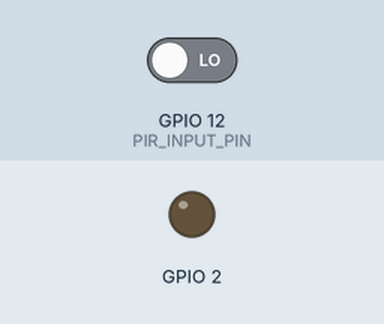
Recording of a sketch running on a simulated ESP8266 (NodeMCU). Shown: output pins drawn as LEDs (lit = HIGH, except the on-board LED, lit = LOW). The inputs (shaded band) are chosen by the test bench; at power-on: GPIO 12 (PIR_INPUT_PIN) LOW. WiFi joins after 1.5 s; servers stay silent unless stated; no MQTT or app messages arrive unless stated; what the sketch prints to the serial monitor is not drawn.

Above: at 2.7 s.
2.8 s: GPIO 12 (PIR_INPUT_PIN) driven HIGH
At 4.2 s:
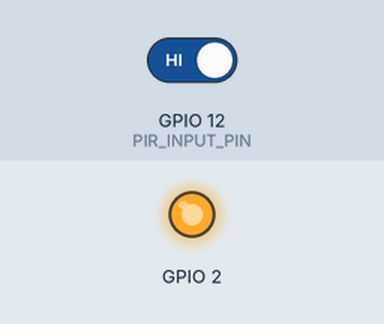
Timing chart, 0 to 24.3 s (numbered marks = the images above; inputs shaded):
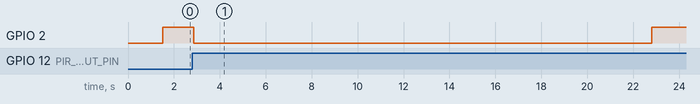

Measured:
- after the input at 2.8 s, GPIO 2: HIGH → LOW after 0.05 s, → HIGH 20.0 s later

The sketch:

IC_PIR_NODEMCU.ino
```cpp
#include <ESP8266WiFi.h>
#include "Adafruit_MQTT.h"
#include "Adafruit_MQTT_Client.h"
extern "C" {
#include "user_interface.h"
}

#define WLAN_SSID       "twiot"
#define WLAN_PASS       "tworker01"


#define TW_SERVER      "atliot.com"
#define TW_SERVERPORT  1883                   // use 8883 for SSL
#define TW_USERNAME    "xxxxx"
#define TW_KEY         "xxxxx"
#define PIR_INPUT_PIN 12

WiFiClient client;

//WiFiClientSecure client;

// Store the MQTT server, username, and password in flash memory.
// This is required for using the Adafruit MQTT library.
const char MQTT_SERVER[] PROGMEM    = TW_SERVER;
const char MQTT_USERNAME[] PROGMEM  = TW_USERNAME;
const char MQTT_PASSWORD[] PROGMEM  = TW_KEY;

// Setup the MQTT client class by passing in the WiFi client and MQTT server and login details.
Adafruit_MQTT_Client mqtt(&client, MQTT_SERVER, TW_SERVERPORT, MQTT_USERNAME, MQTT_PASSWORD);


const char MOTION[] PROGMEM = "/motion";
Adafruit_MQTT_Publish motionSensor = Adafruit_MQTT_Publish(&mqtt, MOTION);

void turnOnLED() {
  digitalWrite(BUILTIN_LED, LOW);
}

void turnOffLED(){
  digitalWrite(BUILTIN_LED, HIGH);
}
void MQTT_connect() {
  int8_t ret;

  if (mqtt.connected()) {
    return;
  }

  Serial.print("MQTT Connection: ");

  uint8_t retries = 20;
  while ((ret = mqtt.connect()) != 0) { // connect will return 0 for connected
       Serial.println(mqtt.connectErrorString(ret));
       Serial.println("Retry in 5 seconds...");
       mqtt.disconnect();
       delay(5000);  // wait 5 seconds
       retries--;
       if (retries == 0) {
          abort();  // lets reset and try this show again...
       }
  }
  Serial.println("MQTT Connected!");
}

String macToStr(const uint8_t* mac)
{
  String result;
  for (int i = 0; i < 6; ++i) {
    result += String(mac[i], 16);
    if (i < 5)
      result += ':';
  }
  return result;
}

void checkConnection(int intervalInSeconds)
{
  static int timeSinceLastCheck = 0;

  if ((millis() - timeSinceLastCheck ) > (intervalInSeconds * 1000))
  {
    MQTT_connect();
    timeSinceLastCheck = millis();
    Serial.println("checking connection");
  }
}

void sendMotionReport(int elapsedTime) {

  char sendBuffer[128];

  // Generate client name based on MAC address
  String clientName;

  uint8_t mac[6];
  WiFi.macAddress(mac);
  clientName += macToStr(mac);

  MQTT_connect();

    if (elapsedTime > 0 ) {
           sprintf(sendBuffer,"{\"id\":\"%s\",\"name\":\"%s\",\"motion\":\"%s\",\"time\":\"%d\"}",clientName.c_str(), "Willow","End",elapsedTime/1000);
    }
    else {
            sprintf(sendBuffer,"{\"id\":\"%s\",\"name\":\"%s\",\"motion\":\"%s\",\"time\":\"%d\"}",clientName.c_str(), "Willow","Start",0);

    }
  Serial.println(sendBuffer);
  if (! motionSensor.publish(sendBuffer)) {
    Serial.println(F("Failed"));
  } else {
    Serial.println(F("OK!"));
  }
}

void reportMotion (int secondsToTimeout) {
   static int motionTimer;
   static int startMotionTime;
   static int oldSensorValue = 0;
   static bool currentlyReadingMotion = false;
   bool newSensorValue = digitalRead(PIR_INPUT_PIN) && digitalRead(PIR_INPUT_PIN);  //try to avoid noise by reading twice...

  if ( newSensorValue != oldSensorValue )
  {
    motionTimer = millis();
    if (!currentlyReadingMotion)
    {
      Serial.write("detected new motion ");
      sendMotionReport(0);
      startMotionTime = motionTimer;
    }
    oldSensorValue = newSensorValue;
    currentlyReadingMotion=true;
  }
  if (currentlyReadingMotion)
  {
    turnOnLED();
     if ( (millis() - motionTimer) > (secondsToTimeout)) /* provided seconds that have passed since last motion detected */
     {
        currentlyReadingMotion = false;
        Serial.write("motion has stopped ");
        sendMotionReport(millis() - (startMotionTime + (secondsToTimeout)));
    }
  }
  else
  {
    turnOffLED();
  }
}

void setup() {
  system_phy_set_max_tpw(0.25);
  pinMode(PIR_INPUT_PIN, INPUT);
  pinMode(BUILTIN_LED, OUTPUT);

  Serial.begin(115200);
  delay(10);

  // Connect to WiFi access point.

  WiFi.begin(WLAN_SSID, WLAN_PASS);
  while (WiFi.status() != WL_CONNECTED) {
    delay(500);
    Serial.print(".");
  }
  Serial.println();

  Serial.println("WiFi connected");
  Serial.println("IP address: ");
  Serial.println(WiFi.localIP());
}

void loop() {

  checkConnection(60) ; //Check the connection to the QUEUE periodically to ensure we are still connected.
  reportMotion(20 * 1000);  /* milliseconds */


}
```
